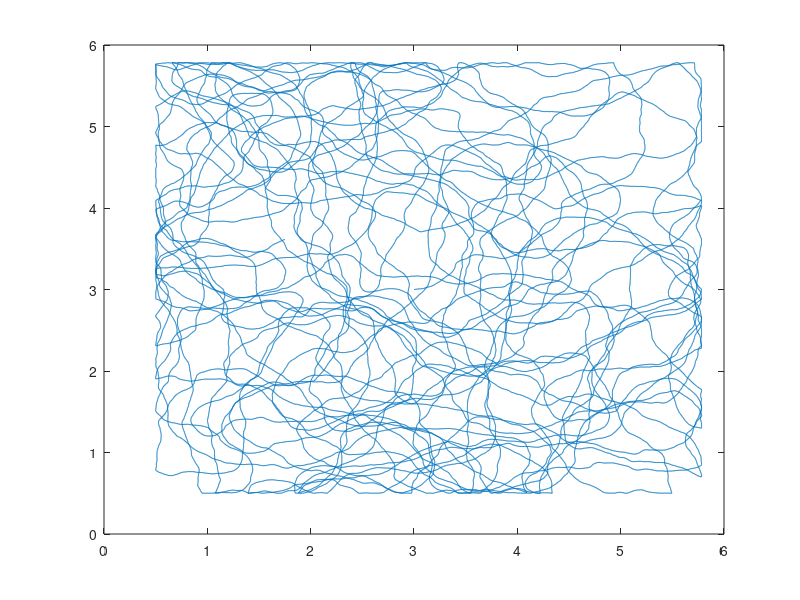

Here is the MATLAB script that generated this plot:
clear

%T, dt in seconds
T=300; %seconds
dt=.005; %5 ms
  
boxl=2*pi; % 20 = 2m

%%

rEdge=[boxl,boxl];          % The size of the box, arbitrary units
phi=0;                      % Initial Direction to start moving, from 0 to 2*pi
speed= 2*pi/5; % 2 = 20 cm/s     % Speed of the Animal, constant
PhiAdvance=pi/36;    


%
r=round([1,1]*boxl/2);        

pcoord=zeros(round(T/dt),2);
tcoord=zeros(round(T/dt),1);

stdtrc=zeros(round(T/dt),1);
mentrc=zeros(round(T/dt),1);

%% Simulation
[X,Y]=meshgrid(0:.5:boxl,0:.5:boxl);

zlow=0;
t_i=1;
time=zeros(round(T/dt),1);


pcoord(1,:)=r;   

t=0;
while t<T
  t_i=t_i + 1;
   t= dt*t_i;
  
  %%%%%%
  phi = phi + PhiAdvance*randn(1);
  r1 = r + speed*dt*[cos(phi),sin(phi)];
  while any(r1>rEdge-.5) || any(r1<[0,0]+.5)
    rc=(r-boxl/2);
    rc=rc/norm(rc);
    phi= angle(exp(i*phi)-(rc(1)+i*rc(2))/5);
    r1 = r + speed*dt*[cos(phi),sin(phi)];
  end
  
  r=r1;
  %%%%%%
   
    
  %
  pcoord(t_i,:)=r;
  tcoord(t_i)=t;
   
end

% pcoord=pcoord/boxl;

%%
plot(pcoord(:, 1), pcoord(:, 2));